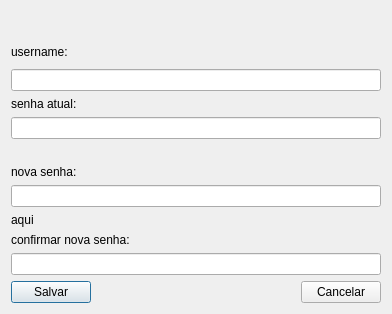
<?xml version="1.0" encoding="UTF-8"?>
<ui version="4.0">
 <class>alterarSenha</class>
 <widget class="QDialog" name="alterarSenha">
  <property name="geometry">
   <rect>
    <x>0</x>
    <y>0</y>
    <width>392</width>
    <height>314</height>
   </rect>
  </property>
  <property name="minimumSize">
   <size>
    <width>392</width>
    <height>314</height>
   </size>
  </property>
  <property name="maximumSize">
   <size>
    <width>392</width>
    <height>314</height>
   </size>
  </property>
  <property name="windowTitle">
   <string/>
  </property>
  <property name="sizeGripEnabled">
   <bool>false</bool>
  </property>
  <property name="modal">
   <bool>false</bool>
  </property>
  <layout class="QVBoxLayout" name="verticalLayout_7">
   <item>
    <layout class="QVBoxLayout" name="verticalLayout_6">
     <item>
      <layout class="QVBoxLayout" name="verticalLayout_5">
       <item>
        <widget class="QLabel" name="aviso7_label">
         <property name="text">
          <string/>
         </property>
        </widget>
       </item>
       <item>
        <widget class="QLabel" name="username_label">
         <property name="text">
          <string>username:</string>
         </property>
        </widget>
       </item>
       <item>
        <widget class="QLineEdit" name="usernamelineEdit"/>
       </item>
      </layout>
     </item>
     <item>
      <layout class="QVBoxLayout" name="verticalLayout_4">
       <item>
        <layout class="QVBoxLayout" name="verticalLayout_2">
         <item>
          <widget class="QLabel" name="senhaAtuallabel">
           <property name="text">
            <string>senha atual:</string>
           </property>
          </widget>
         </item>
         <item>
          <widget class="QLineEdit" name="senhaAtuallineEdit">
           <property name="echoMode">
            <enum>QLineEdit::Password</enum>
           </property>
          </widget>
         </item>
         <item>
          <widget class="QLabel" name="avisolabel">
           <property name="text">
            <string/>
           </property>
          </widget>
         </item>
        </layout>
       </item>
       <item>
        <layout class="QVBoxLayout" name="verticalLayout">
         <item>
          <widget class="QLabel" name="novaSenhalabel">
           <property name="text">
            <string>nova senha:</string>
           </property>
          </widget>
         </item>
         <item>
          <widget class="QLineEdit" name="novaSenhalineEdit">
           <property name="echoMode">
            <enum>QLineEdit::Password</enum>
           </property>
          </widget>
         </item>
         <item>
          <widget class="QLabel" name="avisolabel_2">
           <property name="text">
            <string>aqui</string>
           </property>
          </widget>
         </item>
        </layout>
       </item>
       <item>
        <layout class="QVBoxLayout" name="verticalLayout_3">
         <item>
          <widget class="QLabel" name="confirmarlabel">
           <property name="text">
            <string>confirmar nova senha:</string>
           </property>
          </widget>
         </item>
         <item>
          <widget class="QLineEdit" name="confirmarlineEdit">
           <property name="echoMode">
            <enum>QLineEdit::Password</enum>
           </property>
          </widget>
         </item>
        </layout>
       </item>
       <item>
        <layout class="QHBoxLayout" name="horizontalLayout">
         <item>
          <widget class="QPushButton" name="saveBtn">
           <property name="text">
            <string>Salvar</string>
           </property>
           <property name="checkable">
            <bool>false</bool>
           </property>
          </widget>
         </item>
         <item>
          <spacer name="horizontalSpacer">
           <property name="orientation">
            <enum>Qt::Horizontal</enum>
           </property>
           <property name="sizeHint" stdset="0">
            <size>
             <width>148</width>
             <height>20</height>
            </size>
           </property>
          </spacer>
         </item>
         <item>
          <widget class="QPushButton" name="cancelBtn">
           <property name="text">
            <string>Cancelar</string>
           </property>
          </widget>
         </item>
        </layout>
       </item>
      </layout>
     </item>
    </layout>
   </item>
  </layout>
 </widget>
 <resources/>
 <connections/>
</ui>
